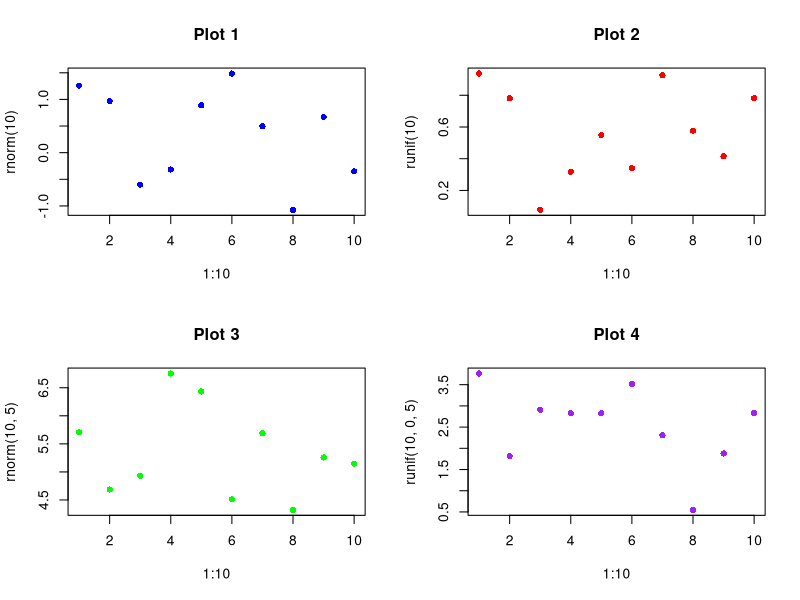
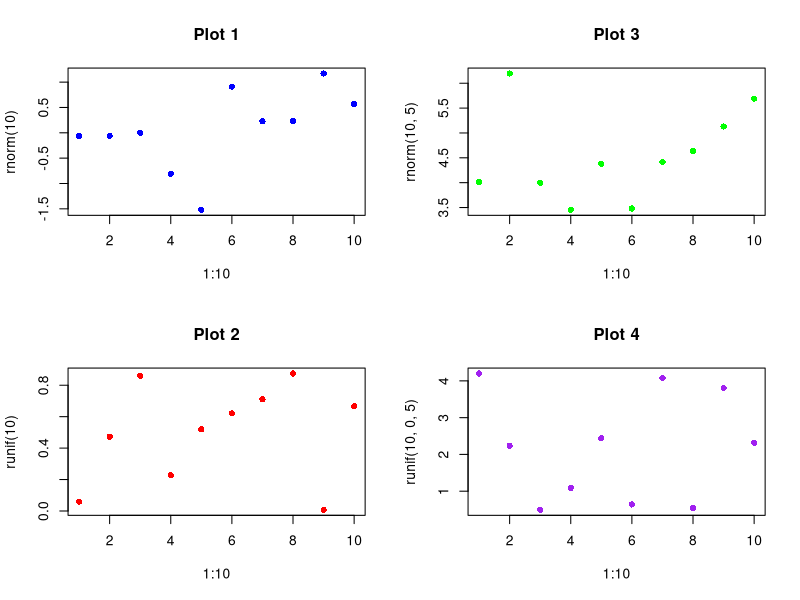
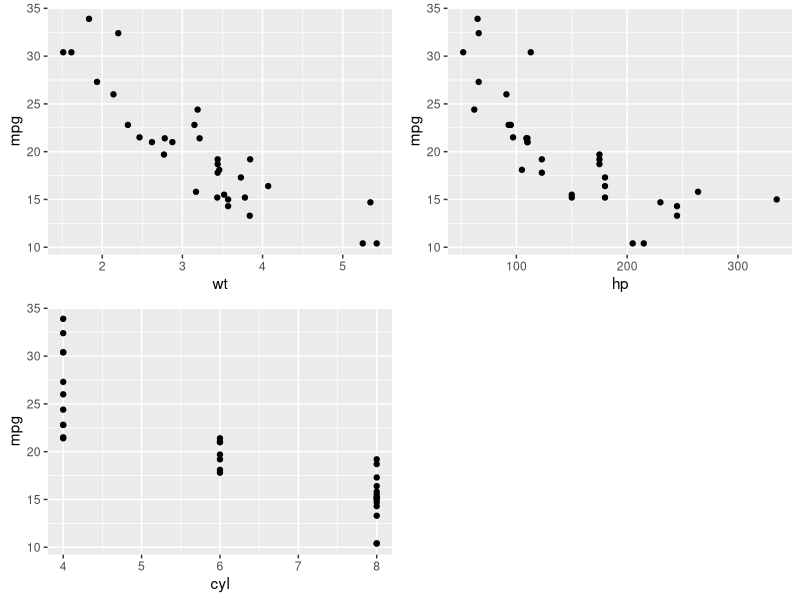
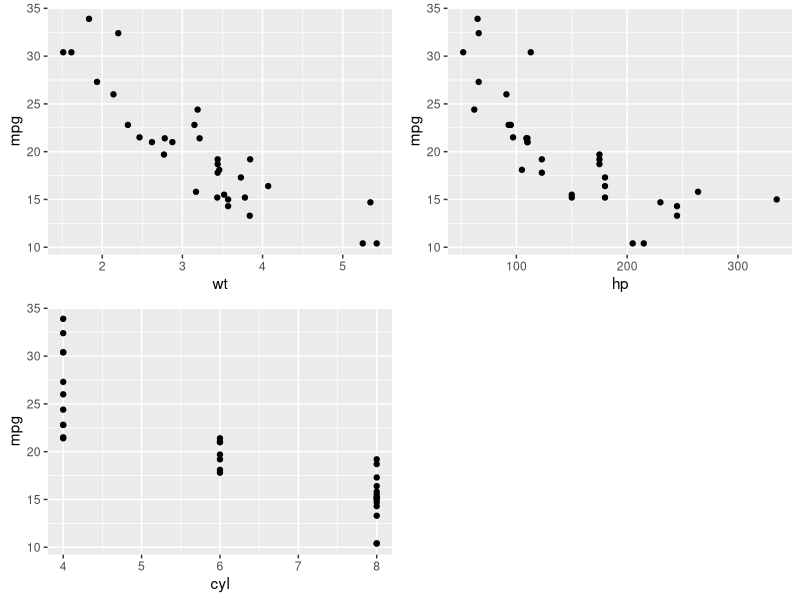
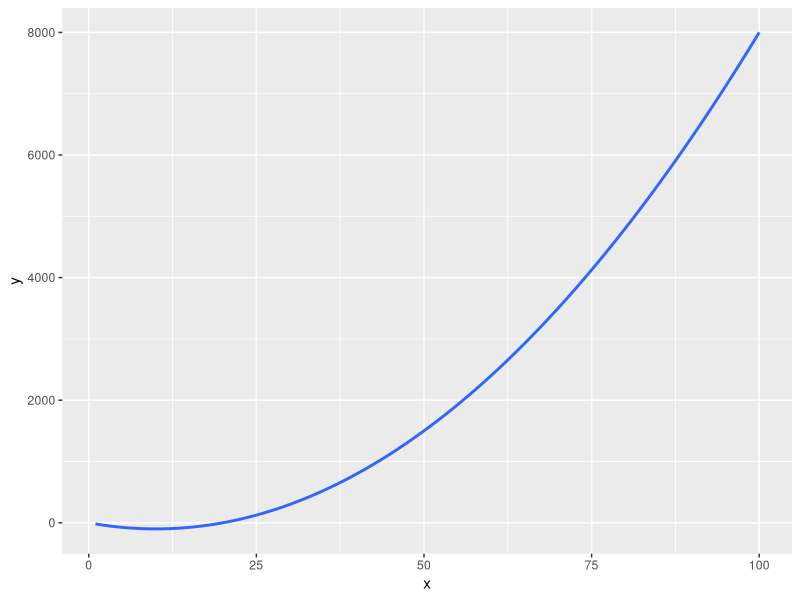
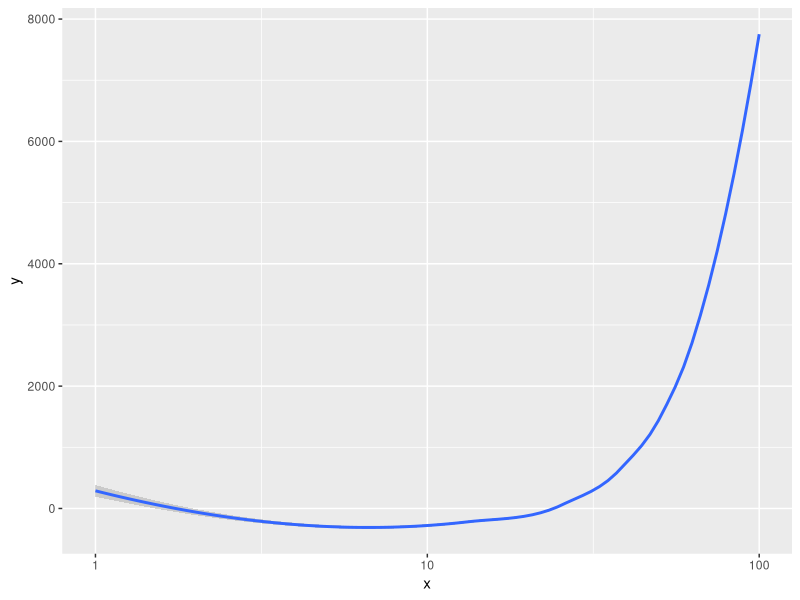

Reproduce these figures in R, in order.
## ---- chunk 1
df <- data.frame(
    a = c(1, 2, 3),
    b = c("b")
)
df$c <- c("a", "b", "c")
df
## ---- chunk 2

lt <- list(
    a <- matrix(1:10, nrow = 2),
    b <- "test_string"
)
lt[["c"]] <- "additional entry"
lt
## ---- chunk 3
vc <- c(1, 2, 3)
c(vc, 4)
c(4, vc)
append(vc, after = 0, 0)            # 在最前面插入
append(vc, after = length(vc), 4)   # 在最后面插入
append(vc, 4)                       # 默认在最后面插入
## ---- chunk 4
lt <- list(
    a = c(1, 2, 3),
    b = "string"
)

cat("lt$a:\n")
lt$a
cat("lt[[\"a\"]]:\n")
lt[["a"]]
cat("lt[\"a\"]:\n")
lt["a"]
cat("lt[1:2]:\n")
lt[1:2]
## ---- chunk 5
# 设置绘图区域为 2 行 2 列
par(mfrow = c(2, 2))

plot(1:10, rnorm(10), main = "Plot 1", col = "blue", pch = 16)
plot(1:10, runif(10), main = "Plot 2", col = "red", pch = 16)
plot(1:10, rnorm(10, 5), main = "Plot 3", col = "green", pch = 16)
plot(1:10, runif(10, 0, 5), main = "Plot 4", col = "purple", pch = 16)

# 恢复默认的单个图形布局
par(mfrow = c(1, 1))
## ---- chunk 6
# 设置绘图区域为 2 列 2 行
par(mfcol = c(2, 2))

plot(1:10, rnorm(10), main = "Plot 1", col = "blue", pch = 16)
plot(1:10, runif(10), main = "Plot 2", col = "red", pch = 16)
plot(1:10, rnorm(10, 5), main = "Plot 3", col = "green", pch = 16)
plot(1:10, runif(10, 0, 5), main = "Plot 4", col = "purple", pch = 16)

# 恢复默认的单个图形布局
par(mfrow = c(1, 1))
## ---- chunk 7
library(ggplot2)
library(cowplot)

plot1 <- ggplot(mtcars, aes(x = wt, y = mpg)) + geom_point()
plot2 <- ggplot(mtcars, aes(x = hp, y = mpg)) + geom_point()
plot3 <- ggplot(mtcars, aes(x = cyl, y = mpg)) + geom_point()
plot_list <- list(plot1, plot2, plot3)

# 通过 do.call 合并 plot_list
combined_plot <- do.call(plot_grid, c(plot_list, ncol = 2))
combined_plot

# 也可以直接用 plotlist 参数
plot_grid(plotlist = plot_list, ncol = 2)
## ---- chunk 8
# 注意命名方式，scale_x_continuous 会自动查找 transform_xxx 函数
transform_log10 <- scales::trans_new(
    name = "trans_log10",
    transform = function(x) log10(x),
    inverse = function(x) 10 ^ x,
    breaks = function(limits) 10 ^ pretty(log10(limits))
)

xs <- seq(1, 100, by = 0.2)
ggplot(data.frame(x = xs, y = xs ^ 2 - 20 * xs)) +
    geom_smooth(mapping = aes(x, y))
ggplot(data.frame(x = xs, y = xs ^ 2 - 20 * xs)) +
    geom_smooth(mapping = aes(x, y)) +
    scale_x_continuous(transform = "log10")
